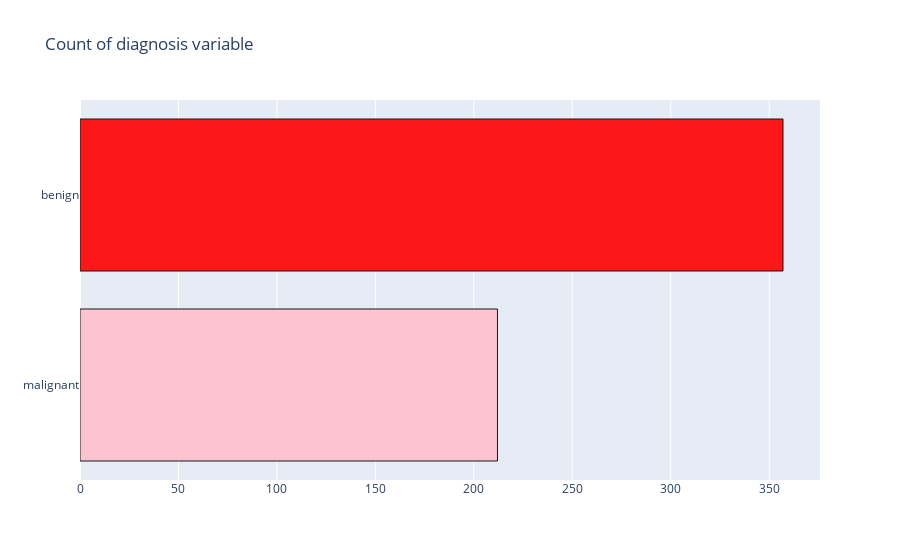

Notebook code for this chart:
### Code cell
#------------COUNT-----------------------
trace = go.Bar(x = (len(M), len(B)), y = ['malignant', 'benign'], orientation = 'h', opacity = 0.9, marker=dict(
        color=[ 'pink', 'red'],
        line=dict(color='#000000',width=1.0)))

layout = dict(title =  'Count of diagnosis variable')
                    
figure = dict(data = [trace], layout=layout)
py.iplot(figure)

### Figure 1 — Plotly figure (JSON) as saved in the notebook; plotly's stock layout.template omitted (floating-point values rounded to 4 significant figures)
{"data": [{"marker": {"color": ["pink", "red"], "line": {"color": "#000000", "width": 1}}, "opacity": 0.9, "orientation": "h", "type": "bar", "x": [212, 357], "y": ["malignant", "benign"]}], "layout": {"title": {"text": "Count of diagnosis variable"}}}
